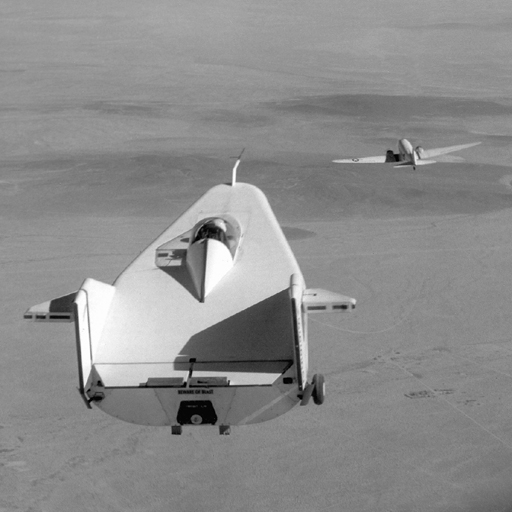
%> input picture tp4/liftingbody.png, 512 x 512 px
$ octave solutions.m   (GNU Octave 9; MATLAB toolbox functions it lacks are replaced by stand-ins)
%> lines starting %> are read from the running program, lines starting %| are printed output that depends on the picture; in (x1, y1, x2, y2) boxes, pixels count from 0 and x2, y2 are one past the last pixel; in counts of white or black regions, pixels touching at a corner belong together; the program's own positions count from 1
%%
%ex1
LB = imread('liftingbody.png');
%> LB is the input picture: size 512x512 uint8; min 0, max 255, mean 140.3
LBf = LB(:);
N = size(LBf,1);
%> N = 262144
P = randperm(N);
LBp = reshape(LB(P),size(LB));
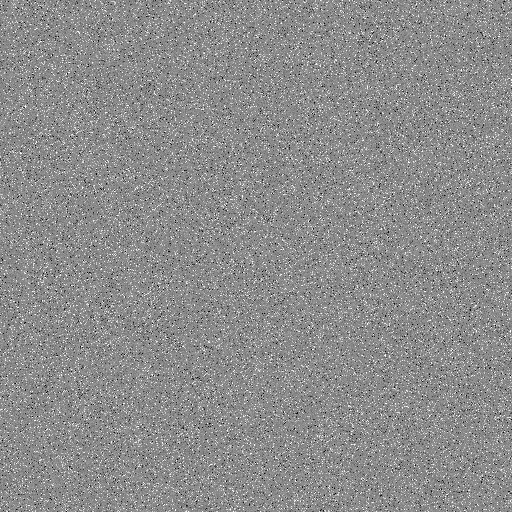
%> LBp: size 512x512 uint8; min 0, max 255, mean 140.3; mean of the top-left, top-right, bottom-left and bottom-right quarters 140.3, 140.3, 140.4, 140.3

figure('Name','liftingbody&permuted');
subplot(1,2,1), imshow(LB);
subplot(1,2,2), imshow(LBp);

figure('Name','liftingbody&permuted_histograms');
subplot(1,2,1), histogram(LB);
subplot(1,2,2), histogram(LBp);
%> after `histogram(LBp)`:
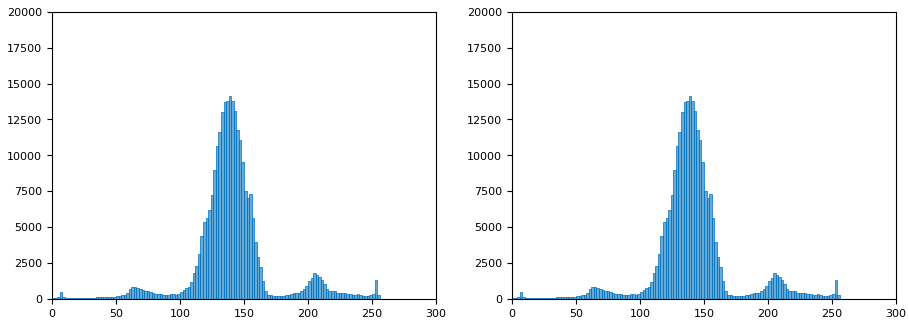
%> figure redrawn from the program's plot data, 2 panels; panel 1: tallest bar 14127 high, from x = 138 to 140; panel 2: tallest bar 14127 high, from x = 138 to 140
%%

%%
%ex3
LBp_bl = block_loss(LBp);
%> in block_loss, `image_bl(x01(1):x01(2),y01(1):y01(2)) = 0;`:
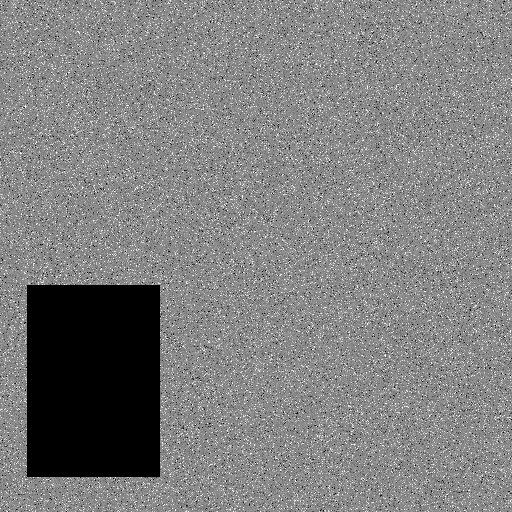
%> image_bl: size 512x512 uint8; 9.74% of pixels changed, all inside (x1, y1, x2, y2) = (27, 285, 160, 477)
LB_bl(P) = LBp_bl;
LB_bl = reshape(LB_bl, size(LB));
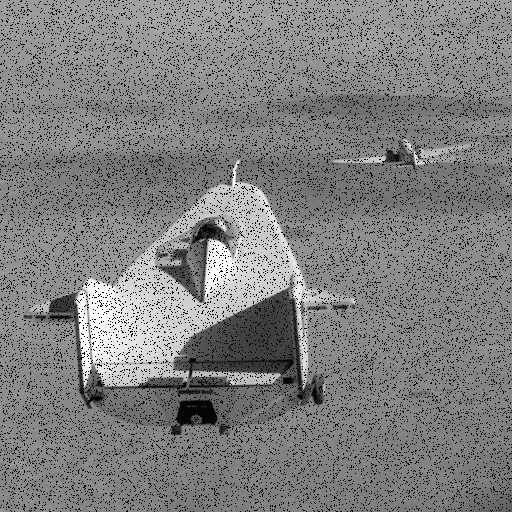
%> LB_bl: size 512x512 uint8; min 0, max 255, mean 126.6; mean of the top-left, top-right, bottom-left and bottom-right quarters 131.6, 125.7, 130.4, 118.8

figure('Name','liftingbody&permutedBL');
subplot(1,3,1), imshow(LB);
subplot(1,3,2), imshow(LBp_bl);
subplot(1,3,3), imshow(LB_bl);
%%

%%
%ex4
Vn = [1,5,10,15];
psnrV = [];
figure('Name','liftingbody_noisy');
ind = 1;
for noise=Vn
    noiseV = randi([0,1], size(LB))*2*noise-noise;
    LB_noisy = double(LB)+double(noiseV);
    LB_noisy(LB_noisy>255) = 255;
    LB_noisy(LB_noisy<0) = 0;
    LB_noisy = uint8(LB_noisy);
    psnrV(ind) = psnr(LB_noisy,LB);
    subplot(1,size(Vn,2),ind), imshow(LB_noisy);
    title(strcat('psnr=',num2str(psnrV(ind))));
    ind = ind+1;
end
%> after the loop, ind = 5; psnrV = [48.13 34.16 28.15 24.64]
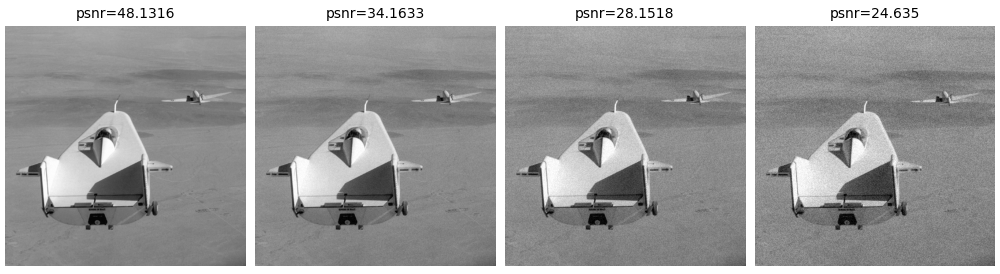
%> figure redrawn from the program's plot data, 4 panels
figure('Name','PSNR vs. Noise');
plot(Vn,psnrV);
legend('psnr vs. noise');
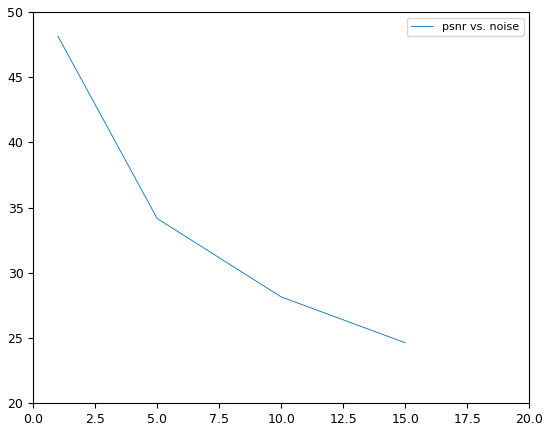
%> figure redrawn from the program's plot data
%%

%%
%ex2 - Data hidding
[n,m,e] = computer;
if e == 'L'
    endianness = 'little';
else
    endianess = 'big';
end
fprintf('System is working on %s endian', endianness);

%> the run ends on the next line
L = imread('lena.png');
% [18 lines not run here, left out]
function [image_bl]=block_loss(image)
[X, Y] = size(image);
x01 = randi([1,X], 1, 2);
y01 = randi([1,Y], 1, 2);
if x01(1)>=x01(2)
    x01(2) = randi([x01(1)+1,X], 1, 1);
end
if y01(1)>=y01(2)
    y01(2) = randi([y01(1)+1,X], 1, 1);
end
image_bl = image;
image_bl(x01(1):x01(2),y01(1):y01(2)) = 0;
end
